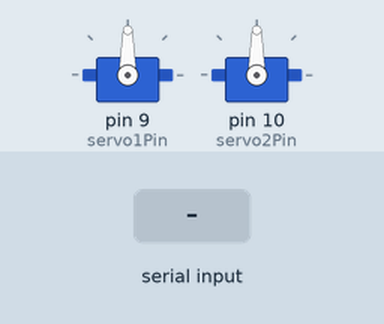
This sketch was run on a simulated Arduino Uno, built with avr-gcc and run on an emulated ATmega328P. On the bench: 2 × servo. Inputs (shaded band) come from the test bench. What the sketch prints to the serial monitor is not drawn.

Above: at 1.2 s.
1.3 s: "w" received over Serial
At 1.7 s:
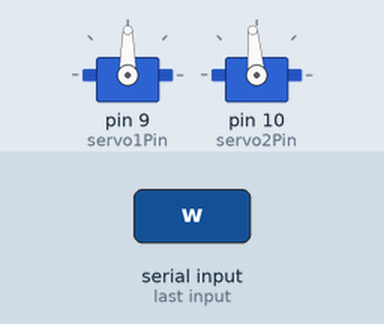
2.8 s: "W" received over Serial
At 4.0 s:
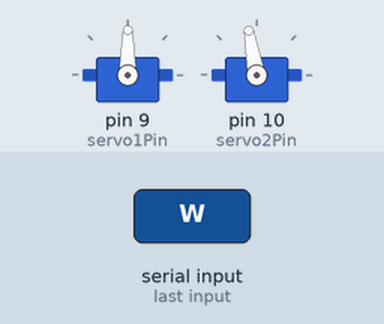
4.3 s: "s" received over Serial
At 5.2 s:
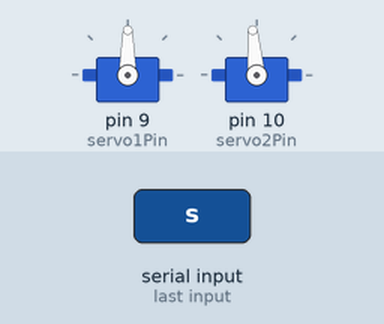
Timing chart, 0 to 7.3 s (numbered marks = the images above; inputs shaded):
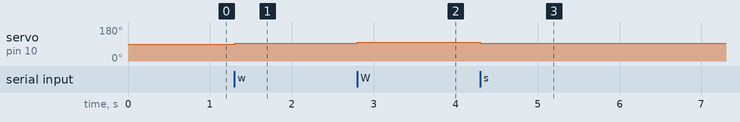

Measured:
- after the input at 1.3 s, servo on pin 10 (servo2Pin): 90° → 95° at once
- after the input at 2.8 s, servo on pin 10 (servo2Pin): 95° → 100° at once
- after the input at 4.3 s, servo on pin 10 (servo2Pin): 100° → 95° at once

The sketch:

camera_move.ino
```cpp
#include <Servo.h>

Servo servo1; // Left - Right control
Servo servo2; // Up - Down control

int servo1Pin = 9; //The pin that connect with servo1.
int servo2Pin = 10; //The pin that connect with servo2.

int position1 = 90; // Beginning position for servo 1  (middle position)
int position2 = 90; // Beginning position for servo 2  (middle position)

void setup() {
  Serial.begin(9600);
  servo1.attach(servo1Pin);
  servo2.attach(servo2Pin);
  servo1.write(position1);
  servo2.write(position2);
  Serial.println("Servo Control Start. W: UP, S: Down, A: Left, D: Right");
}

void loop() {

  while (Serial.available() > 0) {
    char input = Serial.read();
    if (input == 'w' || input == 'W') {
      position2 = constrain(position2 + 5, 0, 180); // Move down
      servo2.write(position2);
    } else if (input == 's' || input == 'S') {
      position2 = constrain(position2 - 5, 0, 180); // Move up
      servo2.write(position2);
    } else if (input == 'a' || input == 'A') {
      position1 = constrain(position1 - 5, 0, 180); // Move to left
      servo1.write(position1);
    } else if (input == 'd' || input == 'D') {
      position1 = constrain(position1 + 5, 0, 180); // Move to right
      servo1.write(position1);
    }
  }

  delay(100);
}
```
